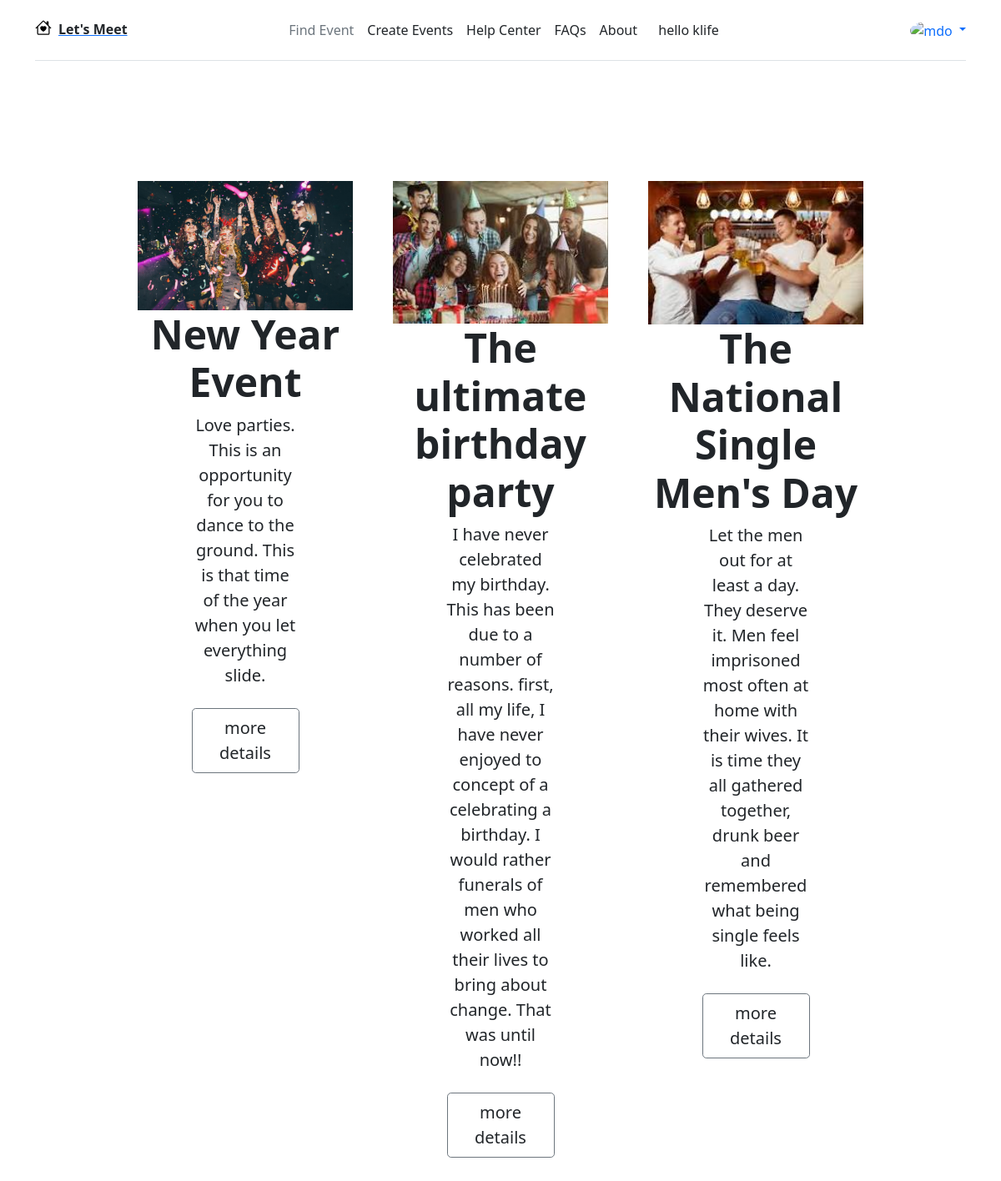
/events/ (signed in), run on the app's committed database.
### meetups/models.py (models this page shows, shortened)
class Event(models.Model):
    title = models.CharField(max_length=200, )
    description = models.TextField()
    organizer_email = models.EmailField(unique=True, )
    date = models.DateField()
    slug = models.SlugField(unique=True, null=False)
    location = models.ForeignKey(Locations, on_delete=models.CASCADE)
    participants = models.ManyToManyField(Paticipants, )
    image = models.ImageField(upload_to='images', )
    class Meta:
        db_table = 'events names'

### meetups/views.py (the view)
# urls.py: path('', views.home_page, name='home-page'),
@login_required(login_url='events-sign-in')
def home_page(request):
    events = Event.objects.all()
    return render(request, 'meetups/index.html', {
        'events': events
    })

### meetups/templates/meetups/index.html (shortened to what this page needs)
{% extends 'meetups/base/base.html' %}
{% load static %}
{% block navbar %}
{% include 'meetups/includes/navbar.html' %}
{% endblock %}
{% block events-block %}
<section>
  <div class=" row g-4 py-5 row-cols-1 row-cols-lg-3 justify-content-center">
    {% for event in events %}
    <div class="px-4 py-5 my-5 text-center col-lg-3 col-md-6 col-sm-12 ">
      <div class="">
        <img src="{{ event.image.url }}" class="d-block mx-lg-auto img-fluid" alt="{{ event.title }}"
          width="300" height="200" loading="lazy">
      </div>
      <h1 class="display-5 fw-bold text-body-emphasis">{{ event.title }}</h1>
      <div class="col-lg-6 mx-auto">
        <p class="lead mb-4"> {{ event.description }}</p>
        <div class="d-grid gap-2 d-sm-flex justify-content-sm-center">
          <button  type="button" class="btn btn-outline-secondary btn-lg px-4"><a href="{% url 'event-details' event.slug %}" class="text-decoration-none text-dark"> more details</a> </button>
        </div>
      </div>
    </div>
    {% endfor %}
  </div>
</section>
{% endblock %}

### meetups/templates/meetups/base/base.html (shortened to what this page needs)
{% load static %}
<!DOCTYPE html>
<html lang="en">
<head>
    <link href="https://cdn.jsdelivr.net/npm/bootstrap@5.1.3/dist/css/bootstrap.min.css" rel="stylesheet">
</head>
<body>
    {% block navbar %}
    {% endblock %}
        {% block events-block %}{% endblock %}
</body>
</html>

### meetups/templates/meetups/includes/navbar.html (shortened to what this page needs)
<section>
  <div class="container">
    <header
      class="d-flex flex-wrap align-items-center justify-content-center justify-content-md-between py-3 mb-4 border-bottom">
      <div class="col-md-3 mb-2 mb-md-0 link-secondary">
        <a href="/" class="d-inline-flex link-body-emphasis text-decoration-dark">
           <span class="px-2 text-dark fw-bold"> Let's Meet </span>
        </a>
      </div>
      <ul class="nav col-12 col-md-auto mb-2 justify-content-center mb-md-0 text-dark">
        <li><a href="#" class="nav-link px-2 link-secondary">Find Event</a></li>
        <li><a href="#" class="nav-link px-2 text-dark">Create Events</a></li>
        <li><a href="#" class="nav-link px-2 text-dark">Help Center</a></li>
        <li><a href="#" class="nav-link px-2 text-dark">FAQs</a></li>
        <li><a href="#" class="nav-link px-2 text-dark">About</a></li>
      </ul>
      {% if not request.user.is_active %}
      <div class="col-md-3 text-end">
        <button type="button" class="btn btn-outline-secondary me-2"><a href="{% url 'events-sign-in' %}"
            class="text-decoration-none text-dark">Login</a></button>
        <button type="button" class="btn btn-outline-secondary"><a href="{% url 'sign-up' %}"
            class="text-decoration-none text-dark">Signup</a></button>
      </div>
      {% else %}
      <span class="text-end">hello {{ request.user.username }}</span>
      <div class="col-md-3 text-end">
              <div class="dropdown text-end">
                <a href="#" class="d-block link-body-emphasis text-decoration-none dropdown-toggle" data-bs-toggle="dropdown"
                  aria-expanded="false">
                  <img src="https://github.com/mdo.png" alt="mdo" width="32" height="32" class="rounded-circle">
                </a>
              </div>
      </div>
      {% endif %}
    </header>
  </div>
</section>

### data on the page
Event: image (picture), title "New Year Event", description "Love parties. This is an opportunity for you to dance to the ground. This is that time of the year when you let everything slide."
Event: image (picture), title "The ultimate birthday party", description "I have never celebrated my birthday. This has been due to a number of reasons. first, all my life, I have never enjoyed to concept of a celebrating a birthday. I would rather funerals of men who worked all their lives to bring about change. That was until now!!"
Event: image (picture), title "The National Single Men's Day", description "Let the men out for at least a day. They deserve it. Men feel imprisoned most often at home with their wives. It is time they all gathered together, drunk beer and remembered what being single feels like."

### other printed values
{{ request.user.username }} "klife"
